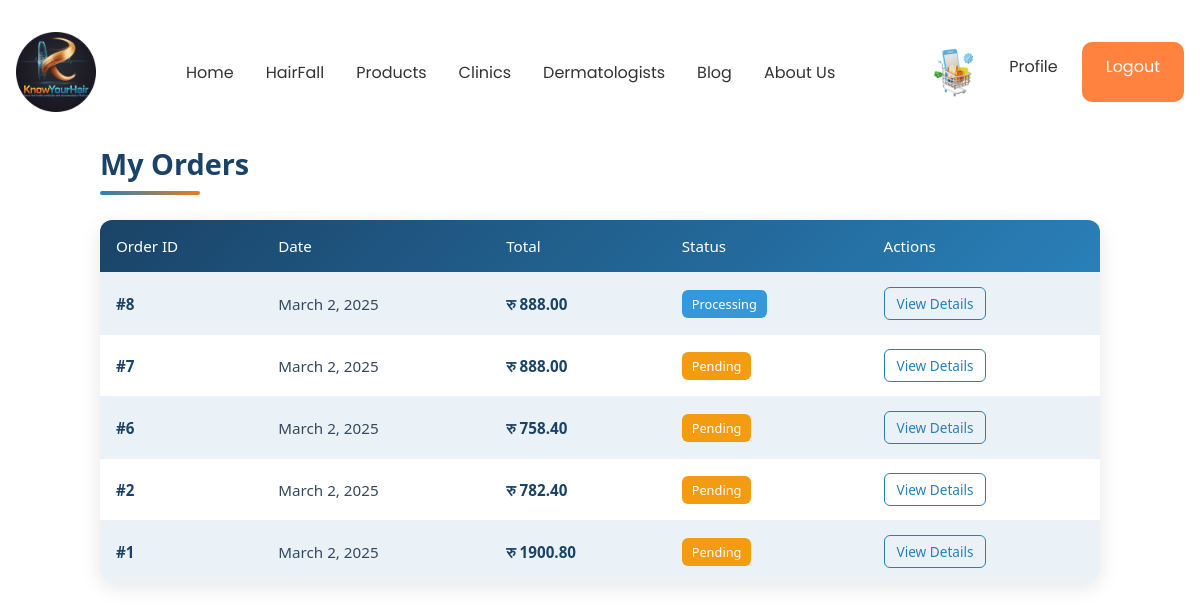
Page /product/my-orders/ (signed in) on the earlier database version.
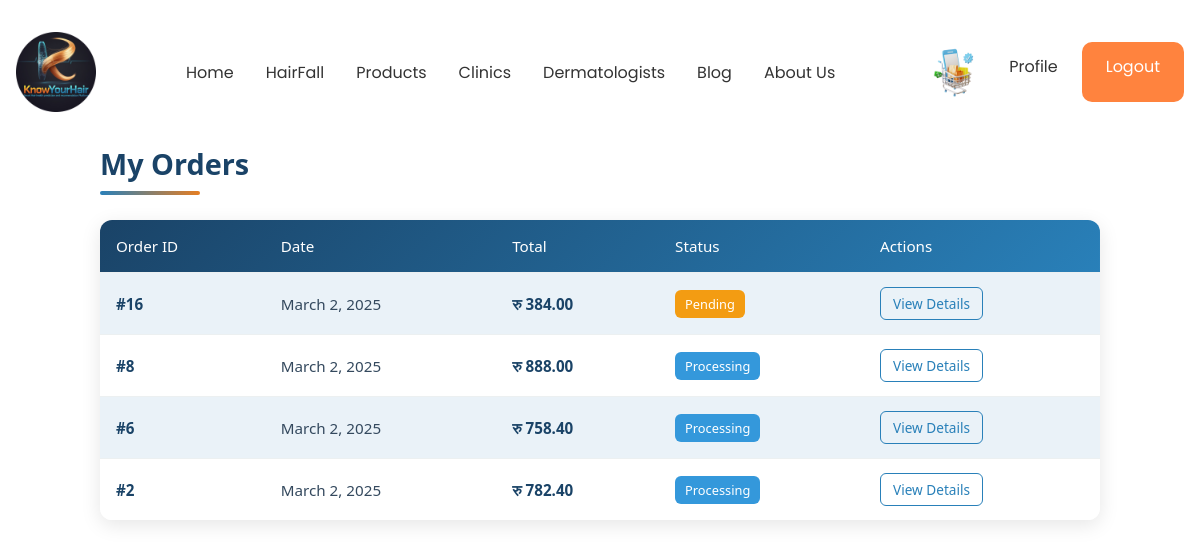
Same page on the later database version.
### product/models.py (models this page shows, shortened)
class Order(models.Model):
    STATUS_CHOICES = [
        ('Pending', 'Pending'),
        ('Processing', 'Processing'),
        ('Shipped', 'Shipped'),
        ('Delivered', 'Delivered'),
        ('Cancelled', 'Cancelled'),
    ]
    user = models.ForeignKey(User, on_delete=models.CASCADE, related_name="orders")
    total_amount = models.DecimalField(max_digits=10, decimal_places=2, default=0.00)
    status = models.CharField(max_length=20, choices=STATUS_CHOICES, default='Pending')
    shipping_address = models.TextField()
    phone = models.CharField(max_length=20)
    created_at = models.DateTimeField(auto_now_add=True)
    updated_at = models.DateTimeField(auto_now=True)

### product/views.py (the view)
# urls.py: path('my-orders/', views.my_orders, name='my_orders'),
@login_required
def my_orders(request):
    orders = Order.objects.filter(user=request.user).order_by('-created_at')
    return render(request, 'product/my_orders.html', {'orders': orders})

### product/templates/product/my_orders.html (shortened to what this page needs)
{% extends "base/base.html" %}
{% load static %}
{% block myOrders_css %}
<link rel="stylesheet" type="text/css" href="{% static 'product/css/myOrders.css' %}">
{% endblock %}
{% block content %}
<div class="order-list-container">
    <h2 class="order-list-title">My Orders</h2>
    {% if orders %}
        <div class="order-list-table-container">
            <table class="order-list-table">
                <thead class="order-list-table-head">
                    <tr>
                        <th>Order ID</th>
                        <th>Date</th>
                        <th>Total</th>
                        <th>Status</th>
                        <th>Actions</th>
                    </tr>
                </thead>
                <tbody class="order-list-table-body">
                    {% for order in orders %}
                    <tr>
                        <td class="order-list-order-id">#{{ order.id }}</td>
                        <td class="order-list-date">{{ order.created_at|date:"F j, Y" }}</td>
                        <td class="order-list-amount">रु {{ order.total_amount }}</td>
                        <td>
                            <span class="order-list-badge
                                {% if order.status == 'Pending' %}order-list-badge-warning
                                {% elif order.status == 'Processing' %}order-list-badge-info
                                {% elif order.status == 'Shipped' %}order-list-badge-primary
                                {% elif order.status == 'Delivered' %}order-list-badge-success
                                {% else %}order-list-badge-danger{% endif %}">
                                {{ order.status }}
                            </span>
                        </td>
                        <td>
                            <a href="{% url 'order_details' order.id %}" class="order-list-button">View Details</a>
                        </td>
                    </tr>
                    {% endfor %}
                </tbody>
            </table>
        </div>
    {% else %}
        <div class="order-list-alert">
            <p>You haven't placed any orders yet.</p>
            <a href="{% url 'KnowYourHair-product' %}" class="order-list-browse-button">Browse Products</a>
        </div>
    {% endif %}
</div>
{% endblock %}

### base/templates/base/base.html (shortened to what this page needs)
{% load static %}
<!DOCTYPE html>
<html lang="en">
<head>
    <link rel="stylesheet" href="https://cdnjs.cloudflare.com/ajax/libs/font-awesome/5.15.4/css/all.min.css">
    <link href="https://cdnjs.cloudflare.com/ajax/libs/font-awesome/6.0.0/css/all.min.css" rel="stylesheet">
     <link rel="stylesheet" type="text/css" href="{% static 'base/css/footer.css' %}">
    <link rel="stylesheet" type="text/css" href="{% static 'product/css/searchBar.css' %}">
    <link rel="stylesheet" href="https://cdnjs.cloudflare.com/ajax/libs/font-awesome/6.0.0/css/all.min.css">
    {% block myOrders_css %} {% endblock %}
</head>
<body>
    {% include 'base/navbar.html' %}
    <main class="container">
        {% block content %}{% endblock %}
    </main>
</body>
</html>

### base/templates/base/navbar.html (shortened to what this page needs)
{% load static %}
{% block navbar_css %}
<link rel="stylesheet" type="text/css" href="{% static 'base/css/home.css' %}">
{% endblock %}
<nav>
    <div class="nav__header">
    <div class="nav__logo">
        <a href="{% url 'KnowYourHair-home' %}">
            <img src="{% static 'base/images/logo.png' %}" alt="KnowYourHair Logo" class="logo-image">
        </a>
    </div>
</div>
    <ul class="nav__links" id="nav-links">
        <li class="active"><a href="{% url 'KnowYourHair-home' %}">Home</a></li>
        <li><a href="{% url 'KnowYourHair-hairfallprediction' %}">HairFall</a></li>
        <li><a href="{% url 'KnowYourHair-product' %}">Products</a></li>
        <li><a href="{% url 'KnowYourHair-clinic' %}">Clinics</a></li>
        <li><a href="{% url 'dermatologist' %}">Dermatologists</a></li>
        <li><a href="{% url 'KnowYourHair-blog' %}">Blog</a></li>
        <li><a href="{% url 'KnowYourHair-AboutUs' %}">About Us</a></li>
    </ul>
  <div class="nav__btns">
    {% if user.is_authenticated %}
        {% if request.user.is_superuser %}
            <a href="{% url 'adminDash' %}" class="btn sign__up">Dashboard</a>
        {% elif request.user.profile.agent %}
            <a href="{% url 'profile' %}" class="btn sign__up">Profile</a>
        {% elif request.user.profile.customer %}
            <a href="{% url 'cart_detail' %}" class="cart-icon">
                <img src="{% static 'base/images/cart.png' %}" alt="Cart" class="cart-image">
            </a>
            <a href="{% url 'profile' %}" class="btn sign__up">Profile</a>
        {% endif %}
        <a href="{% url 'logout' %}" class="btn sign__in">Logout</a>
    {% else %}
        <a href="{% url 'login' %}" class="btn sign__in">Login</a>
        <a href="{% url 'registration' %}" class="btn sign__up">Register</a>
    {% endif %}
</div>
</nav>

### product/static/product/css/myOrders.css (style rules this page uses)
:root { --ol-blue-dark: #1a4367; --ol-blue-medium: #2980b9; --ol-blue-light: #d4e6f1; --ol-blue-pale: #eaf2f8; --ol-orange-dark: #d35400; --ol-orange-medium: #e67e22; --ol-orange-light: #f8c471; --ol-orange-pale: #fef5e7; --ol-gray-dark: #34495e; --ol-gray-light: #ecf0f1; --ol-white: #ffffff; --ol-warning: #f39c12; --ol-info: #3498db; --ol-success: #27ae60; --ol-primary: #2c3e50; --ol-danger: #e74c3c; }
.order-list-container { font-family: 'Segoe UI', Roboto, Helvetica, Arial, sans-serif; color: var(--ol-gray-dark); max-width: 1000px; margin: 2rem auto; background-color: var(--ol-white); padding: 0; }
.order-list-title { color: var(--ol-blue-dark); font-size: 1.8rem; font-weight: 600; position: relative; padding-bottom: 12px; margin-bottom: 25px; }
.order-list-title::after { content: ''; position: absolute; bottom: 0; left: 0; height: 4px; width: 100px; background: linear-gradient(to right, var(--ol-blue-medium), var(--ol-orange-medium)); border-radius: 2px; }
.order-list-table-container { background-color: var(--ol-white); border-radius: 12px; box-shadow: 0 5px 20px rgba(0, 0, 0, 0.1); overflow: hidden; margin-bottom: 2rem; }
.order-list-table { width: 100%; border-collapse: separate; border-spacing: 0; margin-bottom: 0; }
.order-list-table-head { background: linear-gradient(135deg, var(--ol-blue-dark), var(--ol-blue-medium)); }
.order-list-table-head th { color: var(--ol-white); font-weight: 500; padding: 16px; border: none; text-align: left; font-size: 0.95rem; }
.order-list-table-body tr:nth-child(odd) { background-color: var(--ol-blue-pale); }
.order-list-table-body tr:nth-child(even) { background-color: var(--ol-white); }
.order-list-table-body td { padding: 14px 16px; border-top: 1px solid var(--ol-gray-light); font-size: 0.95rem; vertical-align: middle; }
.order-list-order-id { font-weight: 600; color: var(--ol-blue-dark); }
.order-list-date { color: var(--ol-gray-dark); }
.order-list-amount { font-weight: 600; color: var(--ol-blue-dark); }
.order-list-badge { display: inline-block; padding: 5px 10px; border-radius: 6px; font-size: 0.8rem; font-weight: 500; color: var(--ol-white); }
.order-list-badge-warning { background-color: var(--ol-warning); }
.order-list-badge-info { background-color: var(--ol-info); }
.order-list-button { display: inline-block; background-color: transparent; color: var(--ol-blue-medium); border: 1px solid var(--ol-blue-medium); border-radius: 6px; padding: 6px 12px; font-size: 0.85rem; font-weight: 500; text-decoration: none; transition: all 0.25s ease; }

Differences in the rows shown:
removed Order: id "7", created_at "March 2, 2025", total_amount "888.00", status "Pending"
removed Order: id "1", created_at "March 2, 2025", total_amount "1900.80", status "Pending"
added Order: id "16", created_at "March 2, 2025", total_amount "384.00", status "Pending"
changed Order id 6: status "Pending" → "Processing"
changed Order id 2: status "Pending" → "Processing"
